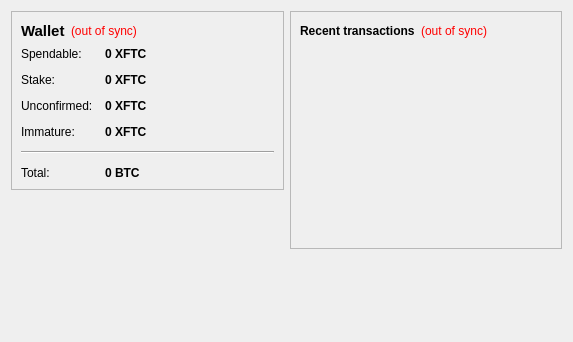
<?xml version="1.0" encoding="UTF-8"?>
<ui version="4.0">
 <class>OverviewPage</class>
 <widget class="QWidget" name="OverviewPage">
  <property name="geometry">
   <rect>
    <x>0</x>
    <y>0</y>
    <width>573</width>
    <height>342</height>
   </rect>
  </property>
  <property name="windowTitle">
   <string>Form</string>
  </property>
  <layout class="QHBoxLayout" name="horizontalLayout" stretch="1,1">
   <item>
    <layout class="QVBoxLayout" name="verticalLayout_2">
     <item>
      <widget class="QFrame" name="frame">
       <property name="frameShape">
        <enum>QFrame::StyledPanel</enum>
       </property>
       <property name="frameShadow">
        <enum>QFrame::Raised</enum>
       </property>
       <layout class="QVBoxLayout" name="verticalLayout_4">
        <item>
         <layout class="QHBoxLayout" name="horizontalLayout_4">
          <item>
           <widget class="QLabel" name="label_5">
            <property name="font">
             <font>
              <pointsize>11</pointsize>
              <weight>75</weight>
              <bold>true</bold>
             </font>
            </property>
            <property name="text">
             <string>Wallet</string>
            </property>
           </widget>
          </item>
          <item>
           <widget class="QLabel" name="labelWalletStatus">
            <property name="toolTip">
             <string>The displayed information may be out of date. Your wallet automatically synchronizes with the feathercash network after a connection is established, but this process has not completed yet.</string>
            </property>
            <property name="styleSheet">
             <string notr="true">QLabel { color: red; }</string>
            </property>
            <property name="text">
             <string notr="true">(out of sync)</string>
            </property>
            <property name="alignment">
             <set>Qt::AlignLeading|Qt::AlignLeft|Qt::AlignVCenter</set>
            </property>
           </widget>
          </item>
          <item>
           <spacer name="horizontalSpacer_2">
            <property name="orientation">
             <enum>Qt::Horizontal</enum>
            </property>
            <property name="sizeHint" stdset="0">
             <size>
              <width>40</width>
              <height>20</height>
             </size>
            </property>
           </spacer>
          </item>
         </layout>
        </item>
        <item>
         <layout class="QFormLayout" name="formLayout_2">
          <property name="fieldGrowthPolicy">
           <enum>QFormLayout::AllNonFixedFieldsGrow</enum>
          </property>
          <property name="horizontalSpacing">
           <number>12</number>
          </property>
          <property name="verticalSpacing">
           <number>12</number>
          </property>
          <item row="0" column="0">
           <widget class="QLabel" name="label">
            <property name="text">
             <string>Spendable:</string>
            </property>
           </widget>
          </item>
          <item row="0" column="1">
           <widget class="QLabel" name="labelBalance">
            <property name="font">
             <font>
              <weight>75</weight>
              <bold>true</bold>
             </font>
            </property>
            <property name="cursor">
             <cursorShape>IBeamCursor</cursorShape>
            </property>
            <property name="toolTip">
             <string>Your current spendable balance</string>
            </property>
            <property name="text">
             <string notr="true">0 XFTC</string>
            </property>
            <property name="textInteractionFlags">
             <set>Qt::LinksAccessibleByMouse|Qt::TextSelectableByKeyboard|Qt::TextSelectableByMouse</set>
            </property>
           </widget>
          </item>
          <item row="1" column="0">
           <widget class="QLabel" name="label_6">
            <property name="text">
             <string>Stake:</string>
            </property>
           </widget>
          </item>
          <item row="1" column="1">
           <widget class="QLabel" name="labelStake">
            <property name="font">
             <font>
              <weight>75</weight>
              <bold>true</bold>
             </font>
            </property>
            <property name="cursor">
             <cursorShape>IBeamCursor</cursorShape>
            </property>
            <property name="toolTip">
             <string>Total of coins that was staked, and do not yet count toward the current balance</string>
            </property>
            <property name="text">
             <string notr="true">0 XFTC</string>
            </property>
            <property name="textInteractionFlags">
             <set>Qt::LinksAccessibleByMouse|Qt::TextSelectableByKeyboard|Qt::TextSelectableByMouse</set>
            </property>
           </widget>
          </item>
          <item row="2" column="0">
           <widget class="QLabel" name="label_3">
            <property name="text">
             <string>Unconfirmed:</string>
            </property>
           </widget>
          </item>
          <item row="2" column="1">
           <widget class="QLabel" name="labelUnconfirmed">
            <property name="font">
             <font>
              <weight>75</weight>
              <bold>true</bold>
             </font>
            </property>
            <property name="cursor">
             <cursorShape>IBeamCursor</cursorShape>
            </property>
            <property name="toolTip">
             <string>Total of transactions that have yet to be confirmed, and do not yet count toward the current balance</string>
            </property>
            <property name="text">
             <string notr="true">0 XFTC</string>
            </property>
            <property name="textInteractionFlags">
             <set>Qt::LinksAccessibleByMouse|Qt::TextSelectableByKeyboard|Qt::TextSelectableByMouse</set>
            </property>
           </widget>
          </item>
          <item row="3" column="0">
           <widget class="QLabel" name="labelImmatureText">
            <property name="text">
             <string>Immature:</string>
            </property>
           </widget>
          </item>
          <item row="3" column="1">
           <widget class="QLabel" name="labelImmature">
            <property name="font">
             <font>
              <weight>75</weight>
              <bold>true</bold>
             </font>
            </property>
            <property name="toolTip">
             <string>Mined balance that has not yet matured</string>
            </property>
            <property name="text">
             <string notr="true">0 XFTC</string>
            </property>
            <property name="textInteractionFlags">
             <set>Qt::LinksAccessibleByMouse|Qt::TextSelectableByKeyboard|Qt::TextSelectableByMouse</set>
            </property>
           </widget>
          </item>
          <item row="4" column="0" colspan="2">
           <widget class="Line" name="line">
            <property name="orientation">
             <enum>Qt::Horizontal</enum>
            </property>
           </widget>
          </item>
          <item row="5" column="0">
           <widget class="QLabel" name="labelTotalText">
            <property name="text">
             <string>Total:</string>
            </property>
           </widget>
          </item>
          <item row="5" column="1">
           <widget class="QLabel" name="labelTotal">
            <property name="font">
             <font>
              <weight>75</weight>
              <bold>true</bold>
             </font>
            </property>
            <property name="cursor">
             <cursorShape>IBeamCursor</cursorShape>
            </property>
            <property name="toolTip">
             <string>Your current total balance</string>
            </property>
            <property name="text">
             <string notr="true">0 BTC</string>
            </property>
            <property name="textInteractionFlags">
             <set>Qt::LinksAccessibleByMouse|Qt::TextSelectableByKeyboard|Qt::TextSelectableByMouse</set>
            </property>
           </widget>
          </item>
         </layout>
        </item>
       </layout>
      </widget>
     </item>
     <item>
      <spacer name="verticalSpacer">
       <property name="orientation">
        <enum>Qt::Vertical</enum>
       </property>
       <property name="sizeHint" stdset="0">
        <size>
         <width>20</width>
         <height>40</height>
        </size>
       </property>
      </spacer>
     </item>
    </layout>
   </item>
   <item>
    <layout class="QVBoxLayout" name="verticalLayout_3">
     <item>
      <widget class="QFrame" name="frame_2">
       <property name="frameShape">
        <enum>QFrame::StyledPanel</enum>
       </property>
       <property name="frameShadow">
        <enum>QFrame::Raised</enum>
       </property>
       <layout class="QVBoxLayout" name="verticalLayout">
        <item>
         <layout class="QHBoxLayout" name="horizontalLayout_2">
          <item>
           <widget class="QLabel" name="label_4">
            <property name="text">
             <string>&lt;b&gt;Recent transactions&lt;/b&gt;</string>
            </property>
           </widget>
          </item>
          <item>
           <widget class="QLabel" name="labelTransactionsStatus">
            <property name="toolTip">
             <string>The displayed information may be out of date. Your wallet automatically synchronizes with the feathercash network after a connection is established, but this process has not completed yet.</string>
            </property>
            <property name="styleSheet">
             <string notr="true">QLabel { color: red; }</string>
            </property>
            <property name="text">
             <string notr="true">(out of sync)</string>
            </property>
            <property name="alignment">
             <set>Qt::AlignRight|Qt::AlignTrailing|Qt::AlignVCenter</set>
            </property>
           </widget>
          </item>
          <item>
           <spacer name="horizontalSpacer">
            <property name="orientation">
             <enum>Qt::Horizontal</enum>
            </property>
            <property name="sizeHint" stdset="0">
             <size>
              <width>40</width>
              <height>20</height>
             </size>
            </property>
           </spacer>
          </item>
         </layout>
        </item>
        <item>
         <widget class="QListView" name="listTransactions">
          <property name="styleSheet">
           <string notr="true">QListView { background: transparent; }</string>
          </property>
          <property name="frameShape">
           <enum>QFrame::NoFrame</enum>
          </property>
          <property name="verticalScrollBarPolicy">
           <enum>Qt::ScrollBarAlwaysOff</enum>
          </property>
          <property name="horizontalScrollBarPolicy">
           <enum>Qt::ScrollBarAlwaysOff</enum>
          </property>
          <property name="selectionMode">
           <enum>QAbstractItemView::NoSelection</enum>
          </property>
         </widget>
        </item>
       </layout>
      </widget>
     </item>
     <item>
      <spacer name="verticalSpacer_2">
       <property name="orientation">
        <enum>Qt::Vertical</enum>
       </property>
       <property name="sizeHint" stdset="0">
        <size>
         <width>20</width>
         <height>40</height>
        </size>
       </property>
      </spacer>
     </item>
    </layout>
   </item>
  </layout>
 </widget>
 <resources/>
 <connections/>
</ui>
